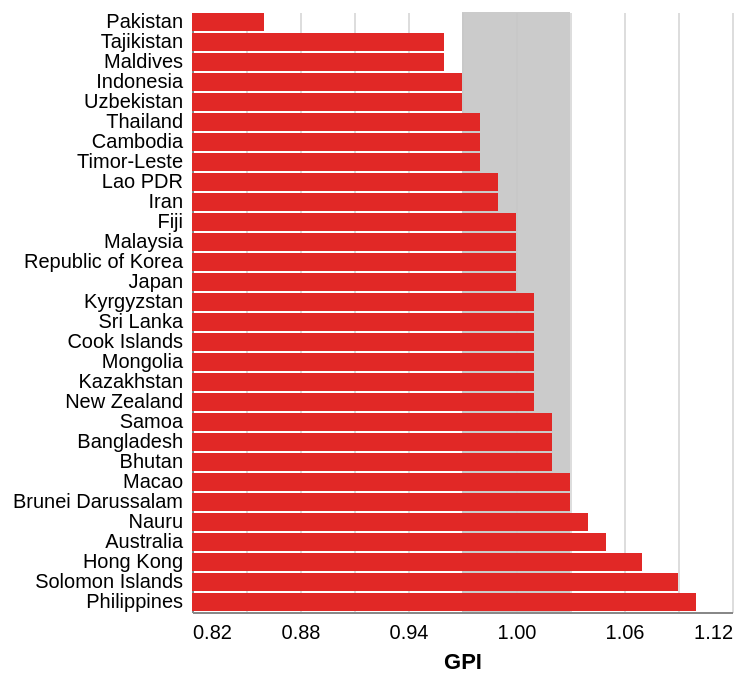

Write the Vega-Lite specification saved for this chart.
### Vega-Lite specification from a JSON file in a GitHub repository (floating-point values rounded to 4 significant figures)
{"$schema": "https://vega.github.io/schema/vega-lite/v5.json", "view": {"stroke": "transparent"}, "width": 270, "height": 300, "layer": [{"data": {"values": [{"y1": 0.97, "y2": 1.03}]}, "mark": {"type": "rect", "color": "rgb(198,198,198)", "opacity": 0.9}, "encoding": {"x": {"field": "y1", "type": "quantitative", "scale": {"domain": [0.82, 1.12], "clamp": true}}, "x2": {"field": "y2"}}}, {"mark": {"type": "bar", "color": "rgb(225,40,38)"}, "encoding": {"y": {"field": "country", "type": "nominal", "axis": {"ticks": false, "labelPadding": 5, "title": null}, "sort": "x"}, "x": {"field": "value", "type": "quantitative", "axis": {"title": "GPI", "ticks": false, "labelPadding": 5, "values": [0.82, 0.85, 0.88, 0.91, 0.94, 0.97, 1, 1.03, 1.06, 1.09, 1.12], "tickCount": 12}, "scale": {"domain": [0.82, 1.12], "clamp": true}}}}], "data": {"values": [{"country": "Pakistan", "iso3": "PAK", "value": 0.86}, {"country": "Tajikistan", "iso3": "TJK", "value": 0.96}, {"country": "Maldives", "iso3": "MDV", "value": 0.96}, {"country": "Indonesia", "iso3": "IDN", "value": 0.97}, {"country": "Uzbekistan", "iso3": "UZB", "value": 0.97}, {"country": "Thailand", "iso3": "THA", "value": 0.98}, {"country": "Cambodia", "iso3": "KHM", "value": 0.98}, {"country": "Timor-Leste", "iso3": "TLS", "value": 0.98}, {"country": "Lao PDR", "iso3": "LAO", "value": 0.99}, {"country": "Iran", "iso3": "IRN", "value": 0.99}, {"country": "Fiji", "iso3": "FJI", "value": 1}, {"country": "Malaysia", "iso3": "MYS", "value": 1}, {"country": "Republic of Korea", "iso3": "KOR", "value": 1}, {"country": "Japan", "iso3": "JPN", "value": 1}, {"country": "Kyrgyzstan", "iso3": "KGZ", "value": 1.01}, {"country": "Sri Lanka", "iso3": "LKA", "value": 1.01}, {"country": "Cook Islands", "iso3": "COK", "value": 1.01}, {"country": "Mongolia", "iso3": "MNG", "value": 1.01}, {"country": "Kazakhstan", "iso3": "KAZ", "value": 1.01}, {"country": "New Zealand", "iso3": "NZL", "value": 1.01}, {"country": "Samoa", "iso3": "WSM", "value": 1.02}, {"country": "Bangladesh", "iso3": "BGD", "value": 1.02}, {"country": "Bhutan", "iso3": "BTN", "value": 1.02}, {"country": "Macao", "iso3": "MAC", "value": 1.03}, {"country": "Brunei Darussalam", "iso3": "BRN", "value": 1.03}, {"country": "Nauru", "iso3": "NRU", "value": 1.04}, {"country": "Australia", "iso3": "AUS", "value": 1.05}, {"country": "Hong Kong", "iso3": "HKG", "value": 1.07}, {"country": "Solomon Islands", "iso3": "SLB", "value": 1.09}, {"country": "Philippines", "iso3": "PHL", "value": 1.1}]}}
